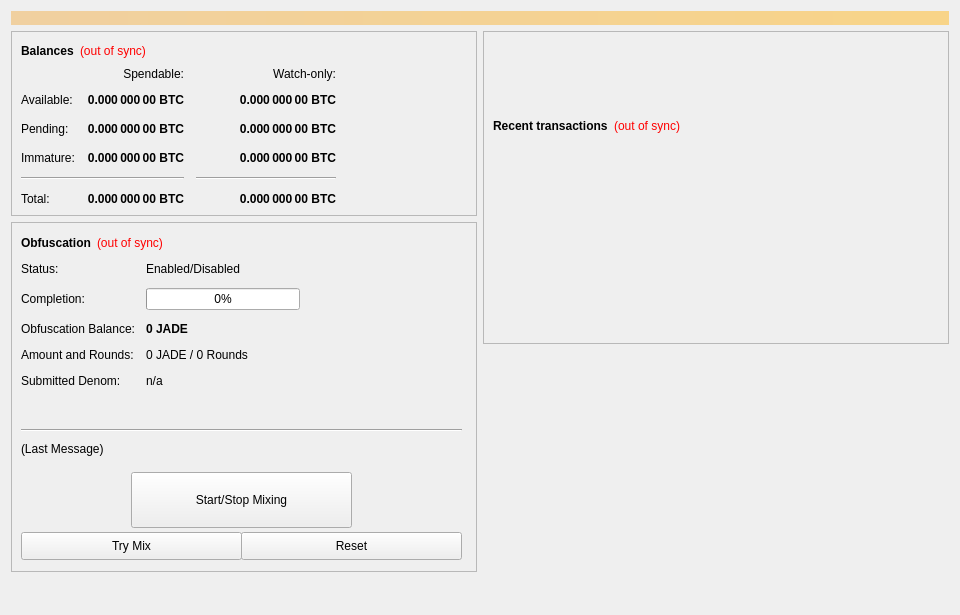
<?xml version="1.0" encoding="UTF-8"?>
<ui version="4.0">
 <class>OverviewPage</class>
 <widget class="QWidget" name="OverviewPage">
  <property name="geometry">
   <rect>
    <x>0</x>
    <y>0</y>
    <width>960</width>
    <height>615</height>
   </rect>
  </property>
  <property name="minimumSize">
   <size>
    <width>960</width>
    <height>0</height>
   </size>
  </property>
  <property name="windowTitle">
   <string>Form</string>
  </property>
  <layout class="QVBoxLayout" name="topLayout">
   <item>
    <widget class="QLabel" name="labelAlerts">
     <property name="visible">
      <bool>false</bool>
     </property>
     <property name="styleSheet">
      <string notr="true">background-color: qlineargradient(x1: 0, y1: 0, x2: 1, y2: 0, stop:0 #F0D0A0, stop:1 #F8D488); color:#000000;</string>
     </property>
     <property name="wordWrap">
      <bool>true</bool>
     </property>
     <property name="margin">
      <number>3</number>
     </property>
    </widget>
   </item>
   <item>
    <layout class="QHBoxLayout" name="horizontalLayout" stretch="1,1">
     <item>
      <layout class="QVBoxLayout" name="verticalLayout_2">
       <item>
        <widget class="QFrame" name="frame">
         <property name="frameShape">
          <enum>QFrame::StyledPanel</enum>
         </property>
         <property name="frameShadow">
          <enum>QFrame::Raised</enum>
         </property>
         <layout class="QVBoxLayout" name="verticalLayout_4">
          <item>
           <layout class="QHBoxLayout" name="horizontalLayout_4">
            <item>
             <widget class="QLabel" name="label_5">
              <property name="font">
               <font>
                <weight>75</weight>
                <bold>true</bold>
               </font>
              </property>
              <property name="text">
               <string>Balances</string>
              </property>
             </widget>
            </item>
            <item>
             <widget class="QLabel" name="labelWalletStatus">
              <property name="cursor">
               <cursorShape>WhatsThisCursor</cursorShape>
              </property>
              <property name="toolTip">
               <string>The displayed information may be out of date. Your wallet automatically synchronizes with the Jadepay network after a connection is established, but this process has not completed yet.</string>
              </property>
              <property name="styleSheet">
               <string notr="true">QLabel { color: red; }</string>
              </property>
              <property name="text">
               <string notr="true">(out of sync)</string>
              </property>
              <property name="alignment">
               <set>Qt::AlignLeading|Qt::AlignLeft|Qt::AlignVCenter</set>
              </property>
             </widget>
            </item>
            <item>
             <spacer name="horizontalSpacer_3">
              <property name="orientation">
               <enum>Qt::Horizontal</enum>
              </property>
              <property name="sizeHint" stdset="0">
               <size>
                <width>40</width>
                <height>20</height>
               </size>
              </property>
             </spacer>
            </item>
           </layout>
          </item>
          <item>
           <layout class="QGridLayout" name="gridLayout">
            <property name="spacing">
             <number>12</number>
            </property>
            <item row="2" column="2">
             <widget class="QLabel" name="labelWatchPending">
              <property name="font">
               <font>
                <weight>75</weight>
                <bold>true</bold>
               </font>
              </property>
              <property name="cursor">
               <cursorShape>IBeamCursor</cursorShape>
              </property>
              <property name="toolTip">
               <string>Unconfirmed transactions to watch-only addresses</string>
              </property>
              <property name="text">
               <string notr="true">0.000 000 00 BTC</string>
              </property>
              <property name="alignment">
               <set>Qt::AlignRight|Qt::AlignTrailing|Qt::AlignVCenter</set>
              </property>
              <property name="textInteractionFlags">
               <set>Qt::LinksAccessibleByMouse|Qt::TextSelectableByKeyboard|Qt::TextSelectableByMouse</set>
              </property>
             </widget>
            </item>
            <item row="2" column="1">
             <widget class="QLabel" name="labelUnconfirmed">
              <property name="font">
               <font>
                <weight>75</weight>
                <bold>true</bold>
               </font>
              </property>
              <property name="cursor">
               <cursorShape>IBeamCursor</cursorShape>
              </property>
              <property name="toolTip">
               <string>Total of transactions that have yet to be confirmed, and do not yet count toward the spendable balance</string>
              </property>
              <property name="text">
               <string notr="true">0.000 000 00 BTC</string>
              </property>
              <property name="alignment">
               <set>Qt::AlignRight|Qt::AlignTrailing|Qt::AlignVCenter</set>
              </property>
              <property name="textInteractionFlags">
               <set>Qt::LinksAccessibleByMouse|Qt::TextSelectableByKeyboard|Qt::TextSelectableByMouse</set>
              </property>
             </widget>
            </item>
            <item row="3" column="2">
             <widget class="QLabel" name="labelWatchImmature">
              <property name="font">
               <font>
                <weight>75</weight>
                <bold>true</bold>
               </font>
              </property>
              <property name="cursor">
               <cursorShape>IBeamCursor</cursorShape>
              </property>
              <property name="toolTip">
               <string>Staked or masternode rewards in watch-only addresses that has not yet matured</string>
              </property>
              <property name="text">
               <string notr="true">0.000 000 00 BTC</string>
              </property>
              <property name="alignment">
               <set>Qt::AlignRight|Qt::AlignTrailing|Qt::AlignVCenter</set>
              </property>
              <property name="textInteractionFlags">
               <set>Qt::LinksAccessibleByMouse|Qt::TextSelectableByKeyboard|Qt::TextSelectableByMouse</set>
              </property>
             </widget>
            </item>
            <item row="4" column="0" colspan="2">
             <widget class="Line" name="lineSpendableBalance">
              <property name="orientation">
               <enum>Qt::Horizontal</enum>
              </property>
             </widget>
            </item>
            <item row="4" column="2">
             <widget class="Line" name="lineWatchBalance">
              <property name="sizePolicy">
               <sizepolicy hsizetype="Preferred" vsizetype="Fixed">
                <horstretch>0</horstretch>
                <verstretch>0</verstretch>
               </sizepolicy>
              </property>
              <property name="minimumSize">
               <size>
                <width>140</width>
                <height>0</height>
               </size>
              </property>
              <property name="orientation">
               <enum>Qt::Horizontal</enum>
              </property>
             </widget>
            </item>
            <item row="5" column="0">
             <widget class="QLabel" name="labelTotalText">
              <property name="text">
               <string>Total:</string>
              </property>
             </widget>
            </item>
            <item row="3" column="1">
             <widget class="QLabel" name="labelImmature">
              <property name="font">
               <font>
                <weight>75</weight>
                <bold>true</bold>
               </font>
              </property>
              <property name="cursor">
               <cursorShape>IBeamCursor</cursorShape>
              </property>
              <property name="toolTip">
               <string>Staked or masternode rewards that has not yet matured</string>
              </property>
              <property name="text">
               <string notr="true">0.000 000 00 BTC</string>
              </property>
              <property name="alignment">
               <set>Qt::AlignRight|Qt::AlignTrailing|Qt::AlignVCenter</set>
              </property>
              <property name="textInteractionFlags">
               <set>Qt::LinksAccessibleByMouse|Qt::TextSelectableByKeyboard|Qt::TextSelectableByMouse</set>
              </property>
             </widget>
            </item>
            <item row="2" column="3">
             <spacer name="horizontalSpacer_2">
              <property name="orientation">
               <enum>Qt::Horizontal</enum>
              </property>
              <property name="sizeHint" stdset="0">
               <size>
                <width>40</width>
                <height>20</height>
               </size>
              </property>
             </spacer>
            </item>
            <item row="3" column="0">
             <widget class="QLabel" name="labelImmatureText">
              <property name="text">
               <string>Immature:</string>
              </property>
             </widget>
            </item>
            <item row="5" column="1">
             <widget class="QLabel" name="labelTotal">
              <property name="font">
               <font>
                <weight>75</weight>
                <bold>true</bold>
               </font>
              </property>
              <property name="cursor">
               <cursorShape>IBeamCursor</cursorShape>
              </property>
              <property name="toolTip">
               <string>Your current total balance</string>
              </property>
              <property name="text">
               <string notr="true">0.000 000 00 BTC</string>
              </property>
              <property name="alignment">
               <set>Qt::AlignRight|Qt::AlignTrailing|Qt::AlignVCenter</set>
              </property>
              <property name="textInteractionFlags">
               <set>Qt::LinksAccessibleByMouse|Qt::TextSelectableByKeyboard|Qt::TextSelectableByMouse</set>
              </property>
             </widget>
            </item>
            <item row="5" column="2">
             <widget class="QLabel" name="labelWatchTotal">
              <property name="font">
               <font>
                <weight>75</weight>
                <bold>true</bold>
               </font>
              </property>
              <property name="cursor">
               <cursorShape>IBeamCursor</cursorShape>
              </property>
              <property name="toolTip">
               <string>Current total balance in watch-only addresses</string>
              </property>
              <property name="text">
               <string notr="true">0.000 000 00 BTC</string>
              </property>
              <property name="alignment">
               <set>Qt::AlignRight|Qt::AlignTrailing|Qt::AlignVCenter</set>
              </property>
              <property name="textInteractionFlags">
               <set>Qt::LinksAccessibleByMouse|Qt::TextSelectableByKeyboard|Qt::TextSelectableByMouse</set>
              </property>
             </widget>
            </item>
            <item row="0" column="2">
             <widget class="QLabel" name="labelWatchonly">
              <property name="text">
               <string>Watch-only:</string>
              </property>
              <property name="alignment">
               <set>Qt::AlignRight|Qt::AlignTrailing|Qt::AlignVCenter</set>
              </property>
             </widget>
            </item>
            <item row="1" column="0">
             <widget class="QLabel" name="labelBalanceText">
              <property name="text">
               <string>Available:</string>
              </property>
             </widget>
            </item>
            <item row="1" column="1">
             <widget class="QLabel" name="labelBalance">
              <property name="font">
               <font>
                <weight>75</weight>
                <bold>true</bold>
               </font>
              </property>
              <property name="cursor">
               <cursorShape>IBeamCursor</cursorShape>
              </property>
              <property name="toolTip">
               <string>Your current spendable balance</string>
              </property>
              <property name="text">
               <string notr="true">0.000 000 00 BTC</string>
              </property>
              <property name="alignment">
               <set>Qt::AlignRight|Qt::AlignTrailing|Qt::AlignVCenter</set>
              </property>
              <property name="textInteractionFlags">
               <set>Qt::LinksAccessibleByMouse|Qt::TextSelectableByKeyboard|Qt::TextSelectableByMouse</set>
              </property>
             </widget>
            </item>
            <item row="1" column="2">
             <widget class="QLabel" name="labelWatchAvailable">
              <property name="font">
               <font>
                <weight>75</weight>
                <bold>true</bold>
               </font>
              </property>
              <property name="cursor">
               <cursorShape>IBeamCursor</cursorShape>
              </property>
              <property name="toolTip">
               <string>Your current balance in watch-only addresses</string>
              </property>
              <property name="text">
               <string notr="true">0.000 000 00 BTC</string>
              </property>
              <property name="alignment">
               <set>Qt::AlignRight|Qt::AlignTrailing|Qt::AlignVCenter</set>
              </property>
              <property name="textInteractionFlags">
               <set>Qt::LinksAccessibleByMouse|Qt::TextSelectableByKeyboard|Qt::TextSelectableByMouse</set>
              </property>
             </widget>
            </item>
            <item row="2" column="0">
             <widget class="QLabel" name="labelPendingText">
              <property name="text">
               <string>Pending:</string>
              </property>
             </widget>
            </item>
            <item row="0" column="1">
             <widget class="QLabel" name="labelSpendable">
              <property name="text">
               <string>Spendable:</string>
              </property>
              <property name="alignment">
               <set>Qt::AlignRight|Qt::AlignTrailing|Qt::AlignVCenter</set>
              </property>
             </widget>
            </item>
           </layout>
          </item>
         </layout>
        </widget>
       </item>
       <item>
        <widget class="QFrame" name="frameObfuscation">
         <property name="minimumSize">
          <size>
           <width>0</width>
           <height>350</height>
          </size>
         </property>
         <property name="layoutDirection">
          <enum>Qt::LeftToRight</enum>
         </property>
         <property name="frameShape">
          <enum>QFrame::StyledPanel</enum>
         </property>
         <property name="frameShadow">
          <enum>QFrame::Raised</enum>
         </property>
         <widget class="QWidget" name="formLayoutWidget">
          <property name="geometry">
           <rect>
            <x>10</x>
            <y>40</y>
            <width>451</width>
            <height>161</height>
           </rect>
          </property>
          <layout class="QFormLayout" name="formLayout">
           <property name="fieldGrowthPolicy">
            <enum>QFormLayout::AllNonFixedFieldsGrow</enum>
           </property>
           <property name="horizontalSpacing">
            <number>11</number>
           </property>
           <property name="verticalSpacing">
            <number>12</number>
           </property>
           <item row="0" column="0">
            <widget class="QLabel" name="label_6">
             <property name="text">
              <string>Status:</string>
             </property>
            </widget>
           </item>
           <item row="1" column="0">
            <widget class="QLabel" name="label_7">
             <property name="text">
              <string>Completion:</string>
             </property>
            </widget>
           </item>
           <item row="1" column="1">
            <widget class="QProgressBar" name="obfuscationProgress">
             <property name="maximumSize">
              <size>
               <width>154</width>
               <height>16777215</height>
              </size>
             </property>
             <property name="value">
              <number>0</number>
             </property>
            </widget>
           </item>
           <item row="2" column="0">
            <widget class="QLabel" name="labelAnonymizedText">
             <property name="text">
              <string>Obfuscation Balance:</string>
             </property>
            </widget>
           </item>
           <item row="2" column="1">
            <widget class="QLabel" name="labelAnonymized">
             <property name="font">
              <font>
               <weight>75</weight>
               <bold>true</bold>
              </font>
             </property>
             <property name="text">
              <string notr="true">0 JADE</string>
             </property>
            </widget>
           </item>
           <item row="3" column="0">
            <widget class="QLabel" name="label_8">
             <property name="text">
              <string>Amount and Rounds:</string>
             </property>
            </widget>
           </item>
           <item row="3" column="1">
            <widget class="QLabel" name="labelAmountRounds">
             <property name="text">
              <string>0 JADE / 0 Rounds</string>
             </property>
            </widget>
           </item>
           <item row="4" column="0">
            <widget class="QLabel" name="label_9">
             <property name="text">
              <string>Submitted Denom:</string>
             </property>
            </widget>
           </item>
           <item row="4" column="1">
            <widget class="QLabel" name="labelSubmittedDenom">
             <property name="toolTip">
              <string>The denominations you submitted to the Masternode.&lt;br&gt;To mix, other users must submit the exact same denominations.</string>
             </property>
             <property name="text">
              <string>n/a</string>
             </property>
            </widget>
           </item>
           <item row="0" column="1">
            <widget class="QLabel" name="obfuscationEnabled">
             <property name="text">
              <string>Enabled/Disabled</string>
             </property>
            </widget>
           </item>
          </layout>
         </widget>
         <widget class="QPushButton" name="runAutoDenom">
          <property name="geometry">
           <rect>
            <x>251</x>
            <y>17</y>
            <width>1</width>
            <height>1</height>
           </rect>
          </property>
          <property name="palette">
           <palette>
            <active>
             <colorrole role="WindowText">
              <brush brushstyle="SolidPattern">
               <color alpha="255">
                <red>0</red>
                <green>0</green>
                <blue>0</blue>
               </color>
              </brush>
             </colorrole>
             <colorrole role="Button">
              <brush brushstyle="SolidPattern">
               <color alpha="255">
                <red>239</red>
                <green>238</green>
                <blue>238</blue>
               </color>
              </brush>
             </colorrole>
             <colorrole role="Light">
              <brush brushstyle="SolidPattern">
               <color alpha="255">
                <red>255</red>
                <green>255</green>
                <blue>255</blue>
               </color>
              </brush>
             </colorrole>
             <colorrole role="Midlight">
              <brush brushstyle="SolidPattern">
               <color alpha="255">
                <red>247</red>
                <green>246</green>
                <blue>246</blue>
               </color>
              </brush>
             </colorrole>
             <colorrole role="Dark">
              <brush brushstyle="SolidPattern">
               <color alpha="255">
                <red>119</red>
                <green>119</green>
                <blue>119</blue>
               </color>
              </brush>
             </colorrole>
             <colorrole role="Mid">
              <brush brushstyle="SolidPattern">
               <color alpha="255">
                <red>159</red>
                <green>159</green>
                <blue>159</blue>
               </color>
              </brush>
             </colorrole>
             <colorrole role="Text">
              <brush brushstyle="SolidPattern">
               <color alpha="255">
                <red>0</red>
                <green>0</green>
                <blue>0</blue>
               </color>
              </brush>
             </colorrole>
             <colorrole role="BrightText">
              <brush brushstyle="SolidPattern">
               <color alpha="255">
                <red>255</red>
                <green>255</green>
                <blue>255</blue>
               </color>
              </brush>
             </colorrole>
             <colorrole role="ButtonText">
              <brush brushstyle="SolidPattern">
               <color alpha="255">
                <red>0</red>
                <green>0</green>
                <blue>0</blue>
               </color>
              </brush>
             </colorrole>
             <colorrole role="Base">
              <brush brushstyle="SolidPattern">
               <color alpha="255">
                <red>255</red>
                <green>255</green>
                <blue>255</blue>
               </color>
              </brush>
             </colorrole>
             <colorrole role="Window">
              <brush brushstyle="SolidPattern">
               <color alpha="255">
                <red>239</red>
                <green>238</green>
                <blue>238</blue>
               </color>
              </brush>
             </colorrole>
             <colorrole role="Shadow">
              <brush brushstyle="SolidPattern">
               <color alpha="255">
                <red>0</red>
                <green>0</green>
                <blue>0</blue>
               </color>
              </brush>
             </colorrole>
             <colorrole role="AlternateBase">
              <brush brushstyle="SolidPattern">
               <color alpha="255">
                <red>247</red>
                <green>246</green>
                <blue>246</blue>
               </color>
              </brush>
             </colorrole>
             <colorrole role="ToolTipBase">
              <brush brushstyle="SolidPattern">
               <color alpha="255">
                <red>255</red>
                <green>255</green>
                <blue>220</blue>
               </color>
              </brush>
             </colorrole>
             <colorrole role="ToolTipText">
              <brush brushstyle="SolidPattern">
               <color alpha="255">
                <red>0</red>
                <green>0</green>
                <blue>0</blue>
               </color>
              </brush>
             </colorrole>
            </active>
            <inactive>
             <colorrole role="WindowText">
              <brush brushstyle="SolidPattern">
               <color alpha="255">
                <red>0</red>
                <green>0</green>
                <blue>0</blue>
               </color>
              </brush>
             </colorrole>
             <colorrole role="Button">
              <brush brushstyle="SolidPattern">
               <color alpha="255">
                <red>239</red>
                <green>238</green>
                <blue>238</blue>
               </color>
              </brush>
             </colorrole>
             <colorrole role="Light">
              <brush brushstyle="SolidPattern">
               <color alpha="255">
                <red>255</red>
                <green>255</green>
                <blue>255</blue>
               </color>
              </brush>
             </colorrole>
             <colorrole role="Midlight">
              <brush brushstyle="SolidPattern">
               <color alpha="255">
                <red>247</red>
                <green>246</green>
                <blue>246</blue>
               </color>
              </brush>
             </colorrole>
             <colorrole role="Dark">
              <brush brushstyle="SolidPattern">
               <color alpha="255">
                <red>119</red>
                <green>119</green>
                <blue>119</blue>
               </color>
              </brush>
             </colorrole>
             <colorrole role="Mid">
              <brush brushstyle="SolidPattern">
               <color alpha="255">
                <red>159</red>
                <green>159</green>
                <blue>159</blue>
               </color>
              </brush>
             </colorrole>
             <colorrole role="Text">
              <brush brushstyle="SolidPattern">
               <color alpha="255">
                <red>0</red>
                <green>0</green>
                <blue>0</blue>
               </color>
              </brush>
             </colorrole>
             <colorrole role="BrightText">
              <brush brushstyle="SolidPattern">
               <color alpha="255">
                <red>255</red>
                <green>255</green>
                <blue>255</blue>
               </color>
              </brush>
             </colorrole>
             <colorrole role="ButtonText">
              <brush brushstyle="SolidPattern">
               <color alpha="255">
                <red>0</red>
                <green>0</green>
                <blue>0</blue>
               </color>
              </brush>
             </colorrole>
             <colorrole role="Base">
              <brush brushstyle="SolidPattern">
               <color alpha="255">
                <red>255</red>
                <green>255</green>
                <blue>255</blue>
               </color>
              </brush>
             </colorrole>
             <colorrole role="Window">
              <brush brushstyle="SolidPattern">
               <color alpha="255">
                <red>239</red>
                <green>238</green>
                <blue>238</blue>
               </color>
              </brush>
             </colorrole>
             <colorrole role="Shadow">
              <brush brushstyle="SolidPattern">
               <color alpha="255">
                <red>0</red>
                <green>0</green>
                <blue>0</blue>
               </color>
              </brush>
             </colorrole>
             <colorrole role="AlternateBase">
              <brush brushstyle="SolidPattern">
               <color alpha="255">
                <red>247</red>
                <green>246</green>
                <blue>246</blue>
               </color>
              </brush>
             </colorrole>
             <colorrole role="ToolTipBase">
              <brush brushstyle="SolidPattern">
               <color alpha="255">
                <red>255</red>
                <green>255</green>
                <blue>220</blue>
               </color>
              </brush>
             </colorrole>
             <colorrole role="ToolTipText">
              <brush brushstyle="SolidPattern">
               <color alpha="255">
                <red>0</red>
                <green>0</green>
                <blue>0</blue>
               </color>
              </brush>
             </colorrole>
            </inactive>
            <disabled>
             <colorrole role="WindowText">
              <brush brushstyle="SolidPattern">
               <color alpha="255">
                <red>119</red>
                <green>119</green>
                <blue>119</blue>
               </color>
              </brush>
             </colorrole>
             <colorrole role="Button">
              <brush brushstyle="SolidPattern">
               <color alpha="255">
                <red>239</red>
                <green>238</green>
                <blue>238</blue>
               </color>
              </brush>
             </colorrole>
             <colorrole role="Light">
              <brush brushstyle="SolidPattern">
               <color alpha="255">
                <red>255</red>
                <green>255</green>
                <blue>255</blue>
               </color>
              </brush>
             </colorrole>
             <colorrole role="Midlight">
              <brush brushstyle="SolidPattern">
               <color alpha="255">
                <red>247</red>
                <green>246</green>
                <blue>246</blue>
               </color>
              </brush>
             </colorrole>
             <colorrole role="Dark">
              <brush brushstyle="SolidPattern">
               <color alpha="255">
                <red>119</red>
                <green>119</green>
                <blue>119</blue>
               </color>
              </brush>
             </colorrole>
             <colorrole role="Mid">
              <brush brushstyle="SolidPattern">
               <color alpha="255">
                <red>159</red>
                <green>159</green>
                <blue>159</blue>
               </color>
              </brush>
             </colorrole>
             <colorrole role="Text">
              <brush brushstyle="SolidPattern">
               <color alpha="255">
                <red>119</red>
                <green>119</green>
                <blue>119</blue>
               </color>
              </brush>
             </colorrole>
             <colorrole role="BrightText">
              <brush brushstyle="SolidPattern">
               <color alpha="255">
                <red>255</red>
                <green>255</green>
                <blue>255</blue>
               </color>
              </brush>
             </colorrole>
             <colorrole role="ButtonText">
              <brush brushstyle="SolidPattern">
               <color alpha="255">
                <red>119</red>
                <green>119</green>
                <blue>119</blue>
               </color>
              </brush>
             </colorrole>
             <colorrole role="Base">
              <brush brushstyle="SolidPattern">
               <color alpha="255">
                <red>239</red>
                <green>238</green>
                <blue>238</blue>
               </color>
              </brush>
             </colorrole>
             <colorrole role="Window">
              <brush brushstyle="SolidPattern">
               <color alpha="255">
                <red>239</red>
                <green>238</green>
                <blue>238</blue>
               </color>
              </brush>
             </colorrole>
             <colorrole role="Shadow">
              <brush brushstyle="SolidPattern">
               <color alpha="255">
                <red>0</red>
                <green>0</green>
                <blue>0</blue>
               </color>
              </brush>
             </colorrole>
             <colorrole role="AlternateBase">
              <brush brushstyle="SolidPattern">
               <color alpha="255">
                <red>239</red>
                <green>238</green>
                <blue>238</blue>
               </color>
              </brush>
             </colorrole>
             <colorrole role="ToolTipBase">
              <brush brushstyle="SolidPattern">
               <color alpha="255">
                <red>255</red>
                <green>255</green>
                <blue>220</blue>
               </color>
              </brush>
             </colorrole>
             <colorrole role="ToolTipText">
              <brush brushstyle="SolidPattern">
               <color alpha="255">
                <red>0</red>
                <green>0</green>
                <blue>0</blue>
               </color>
              </brush>
             </colorrole>
            </disabled>
           </palette>
          </property>
          <property name="focusPolicy">
           <enum>Qt::NoFocus</enum>
          </property>
          <property name="autoFillBackground">
           <bool>true</bool>
          </property>
          <property name="text">
           <string/>
          </property>
          <property name="flat">
           <bool>true</bool>
          </property>
         </widget>
         <widget class="QPushButton" name="toggleObfuscation">
          <property name="geometry">
           <rect>
            <x>120</x>
            <y>250</y>
            <width>221</width>
            <height>56</height>
           </rect>
          </property>
          <property name="sizePolicy">
           <sizepolicy hsizetype="MinimumExpanding" vsizetype="Fixed">
            <horstretch>0</horstretch>
            <verstretch>0</verstretch>
           </sizepolicy>
          </property>
          <property name="text">
           <string>Start/Stop Mixing</string>
          </property>
         </widget>
         <widget class="Line" name="lineLastMessage">
          <property name="geometry">
           <rect>
            <x>10</x>
            <y>200</y>
            <width>441</width>
            <height>16</height>
           </rect>
          </property>
          <property name="orientation">
           <enum>Qt::Horizontal</enum>
          </property>
         </widget>
         <widget class="QLabel" name="obfuscationStatus">
          <property name="geometry">
           <rect>
            <x>10</x>
            <y>220</y>
            <width>451</width>
            <height>61</height>
           </rect>
          </property>
          <property name="minimumSize">
           <size>
            <width>288</width>
            <height>43</height>
           </size>
          </property>
          <property name="text">
           <string>(Last Message)</string>
          </property>
          <property name="alignment">
           <set>Qt::AlignLeading|Qt::AlignLeft|Qt::AlignTop</set>
          </property>
          <property name="wordWrap">
           <bool>true</bool>
          </property>
         </widget>
         <widget class="QPushButton" name="obfuscationAuto">
          <property name="geometry">
           <rect>
            <x>10</x>
            <y>310</y>
            <width>221</width>
            <height>28</height>
           </rect>
          </property>
          <property name="sizePolicy">
           <sizepolicy hsizetype="MinimumExpanding" vsizetype="Fixed">
            <horstretch>0</horstretch>
            <verstretch>0</verstretch>
           </sizepolicy>
          </property>
          <property name="toolTip">
           <string>Try to manually submit a Obfuscation request.</string>
          </property>
          <property name="text">
           <string>Try Mix</string>
          </property>
         </widget>
         <widget class="QPushButton" name="obfuscationReset">
          <property name="geometry">
           <rect>
            <x>230</x>
            <y>310</y>
            <width>221</width>
            <height>28</height>
           </rect>
          </property>
          <property name="sizePolicy">
           <sizepolicy hsizetype="MinimumExpanding" vsizetype="Fixed">
            <horstretch>0</horstretch>
            <verstretch>0</verstretch>
           </sizepolicy>
          </property>
          <property name="toolTip">
           <string>Reset the current status of Obfuscation (can interrupt Obfuscation if it's in the process of Mixing, which can cost you money!)</string>
          </property>
          <property name="autoFillBackground">
           <bool>false</bool>
          </property>
          <property name="text">
           <string>Reset</string>
          </property>
         </widget>
         <widget class="QWidget" name="layoutWidget">
          <property name="geometry">
           <rect>
            <x>10</x>
            <y>10</y>
            <width>431</width>
            <height>22</height>
           </rect>
          </property>
          <layout class="QHBoxLayout" name="horizontalLayout_5">
           <item>
            <widget class="QLabel" name="label_2">
             <property name="font">
              <font>
               <weight>75</weight>
               <bold>true</bold>
              </font>
             </property>
             <property name="text">
              <string>Obfuscation</string>
             </property>
            </widget>
           </item>
           <item>
            <widget class="QLabel" name="labelObfuscationSyncStatus">
             <property name="toolTip">
              <string>The displayed information may be out of date. Your wallet automatically synchronizes with the Jadepay network after a connection is established, but this process has not completed yet.</string>
             </property>
             <property name="styleSheet">
              <string notr="true">QLabel { color: red; }</string>
             </property>
             <property name="text">
              <string notr="true">(out of sync)</string>
             </property>
             <property name="alignment">
              <set>Qt::AlignLeading|Qt::AlignLeft|Qt::AlignVCenter</set>
             </property>
            </widget>
           </item>
           <item>
            <spacer name="horizontalSpacer_4">
             <property name="orientation">
              <enum>Qt::Horizontal</enum>
             </property>
             <property name="sizeHint" stdset="0">
              <size>
               <width>40</width>
               <height>20</height>
              </size>
             </property>
            </spacer>
           </item>
          </layout>
         </widget>
        </widget>
       </item>
       <item>
        <spacer name="verticalSpacer">
         <property name="orientation">
          <enum>Qt::Vertical</enum>
         </property>
         <property name="sizeHint" stdset="0">
          <size>
           <width>20</width>
           <height>40</height>
          </size>
         </property>
        </spacer>
       </item>
      </layout>
     </item>
     <item>
      <layout class="QVBoxLayout" name="verticalLayout_3">
       <item>
        <widget class="QFrame" name="frame_2">
         <property name="frameShape">
          <enum>QFrame::StyledPanel</enum>
         </property>
         <property name="frameShadow">
          <enum>QFrame::Raised</enum>
         </property>
         <layout class="QVBoxLayout" name="verticalLayout">
          <item>
           <spacer name="verticalSpacer_3">
            <property name="orientation">
             <enum>Qt::Vertical</enum>
            </property>
            <property name="sizeType">
             <enum>QSizePolicy::Fixed</enum>
            </property>
            <property name="sizeHint" stdset="0">
             <size>
              <width>20</width>
              <height>75</height>
             </size>
            </property>
           </spacer>
          </item>
          <item>
           <layout class="QHBoxLayout" name="horizontalLayout_2">
            <item>
             <widget class="QLabel" name="label_4">
              <property name="font">
               <font>
                <weight>75</weight>
                <bold>true</bold>
               </font>
              </property>
              <property name="text">
               <string>Recent transactions</string>
              </property>
             </widget>
            </item>
            <item>
             <widget class="QLabel" name="labelTransactionsStatus">
              <property name="cursor">
               <cursorShape>WhatsThisCursor</cursorShape>
              </property>
              <property name="toolTip">
               <string>The displayed information may be out of date. Your wallet automatically synchronizes with the Jadepay network after a connection is established, but this process has not completed yet.</string>
              </property>
              <property name="styleSheet">
               <string notr="true">QLabel { color: red; }</string>
              </property>
              <property name="text">
               <string notr="true">(out of sync)</string>
              </property>
              <property name="alignment">
               <set>Qt::AlignRight|Qt::AlignTrailing|Qt::AlignVCenter</set>
              </property>
             </widget>
            </item>
            <item>
             <spacer name="horizontalSpacer">
              <property name="orientation">
               <enum>Qt::Horizontal</enum>
              </property>
              <property name="sizeHint" stdset="0">
               <size>
                <width>40</width>
                <height>20</height>
               </size>
              </property>
             </spacer>
            </item>
           </layout>
          </item>
          <item>
           <widget class="QListView" name="listTransactions">
            <property name="styleSheet">
             <string notr="true">QListView { background: transparent; }</string>
            </property>
            <property name="frameShape">
             <enum>QFrame::NoFrame</enum>
            </property>
            <property name="verticalScrollBarPolicy">
             <enum>Qt::ScrollBarAlwaysOff</enum>
            </property>
            <property name="horizontalScrollBarPolicy">
             <enum>Qt::ScrollBarAlwaysOff</enum>
            </property>
            <property name="selectionMode">
             <enum>QAbstractItemView::NoSelection</enum>
            </property>
           </widget>
          </item>
         </layout>
        </widget>
       </item>
       <item>
        <spacer name="verticalSpacer_2">
         <property name="orientation">
          <enum>Qt::Vertical</enum>
         </property>
         <property name="sizeType">
          <enum>QSizePolicy::Expanding</enum>
         </property>
         <property name="sizeHint" stdset="0">
          <size>
           <width>20</width>
           <height>40</height>
          </size>
         </property>
        </spacer>
       </item>
      </layout>
     </item>
    </layout>
   </item>
  </layout>
 </widget>
 <resources/>
 <connections/>
</ui>
